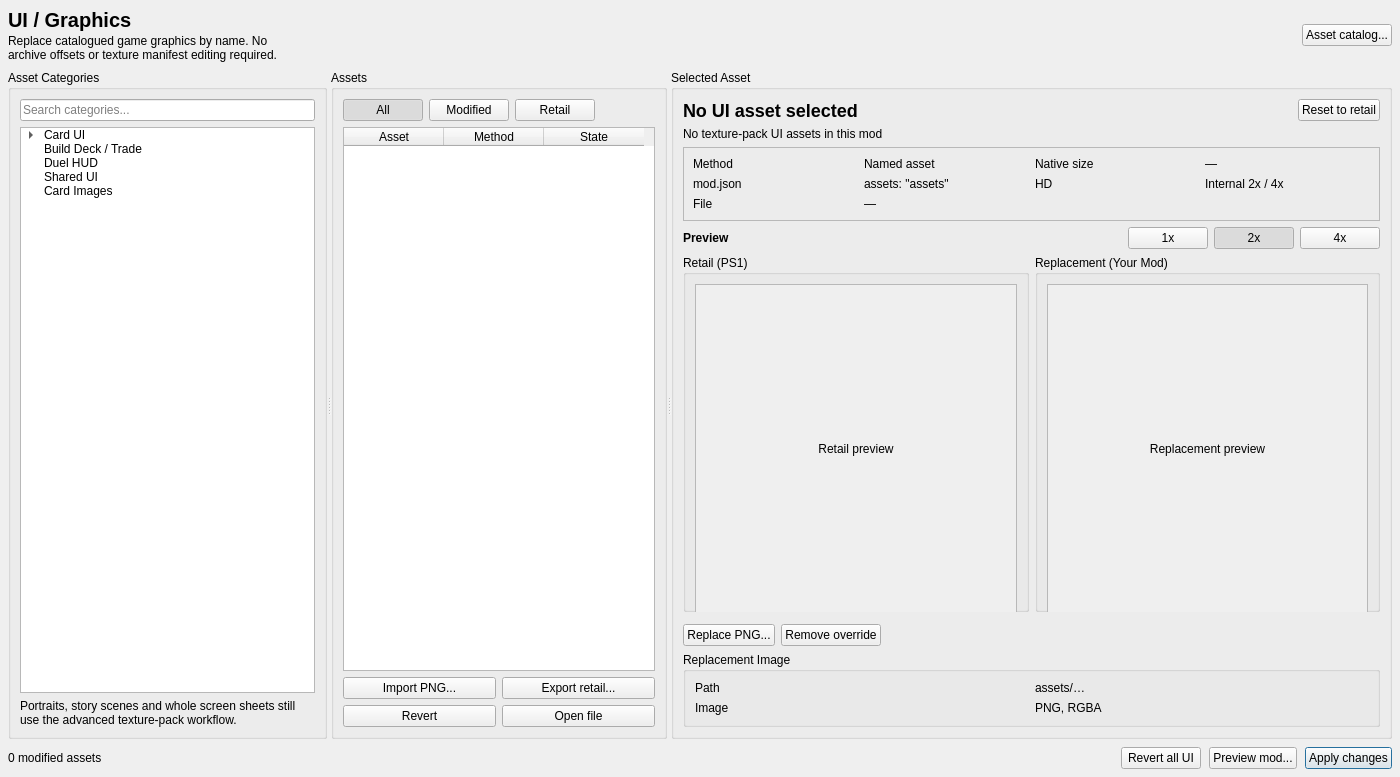
<?xml version="1.0" encoding="UTF-8"?>
<ui version="4.0">
 <class>AssetsPage</class>
 <widget class="QWidget" name="AssetsPage">
  <property name="geometry">
   <rect><x>0</x><y>0</y><width>1400</width><height>760</height></rect>
  </property>
  <property name="windowTitle"><string>UI / Graphics</string></property>
  <layout class="QVBoxLayout" name="assetsPageLayout">
   <property name="leftMargin"><number>8</number></property>
   <property name="topMargin"><number>8</number></property>
   <property name="rightMargin"><number>8</number></property>
   <property name="bottomMargin"><number>8</number></property>
   <property name="spacing"><number>8</number></property>

   <item>
    <layout class="QHBoxLayout" name="assetsHeaderLayout">
     <item>
      <layout class="QVBoxLayout" name="assetsHeaderTextLayout">
       <property name="spacing"><number>2</number></property>
       <item>
        <widget class="QLabel" name="assetsTitle">
         <property name="text"><string>UI / Graphics</string></property>
         <property name="styleSheet"><string notr="true">font-size: 20px; font-weight: 700;</string></property>
        </widget>
       </item>
       <item>
        <widget class="QLabel" name="assetsIntro">
         <property name="text"><string>Replace catalogued game graphics by name. No archive offsets or texture manifest editing required.</string></property>
         <property name="wordWrap"><bool>true</bool></property>
        </widget>
       </item>
      </layout>
     </item>
     <item>
      <spacer name="assetsHeaderSpacer">
       <property name="orientation"><enum>Qt::Orientation::Horizontal</enum></property>
       <property name="sizeHint" stdset="0"><size><width>40</width><height>20</height></size></property>
      </spacer>
     </item>
     <item>
      <widget class="QPushButton" name="uiModGuideButton">
       <property name="text"><string>Asset catalog...</string></property>
      </widget>
     </item>
    </layout>
   </item>

   <item>
    <widget class="QSplitter" name="assetsMainSplitter">
     <property name="orientation"><enum>Qt::Orientation::Horizontal</enum></property>
     <property name="childrenCollapsible"><bool>false</bool></property>

     <widget class="QWidget" name="assetCategoriesPane">
      <layout class="QVBoxLayout" name="assetCategoriesLayout">
       <property name="leftMargin"><number>0</number></property>
       <property name="topMargin"><number>0</number></property>
       <property name="rightMargin"><number>0</number></property>
       <property name="bottomMargin"><number>0</number></property>
       <item>
        <widget class="QGroupBox" name="assetCategoriesGroup">
         <property name="title"><string>Asset Categories</string></property>
         <layout class="QVBoxLayout" name="assetCategoriesGroupLayout">
          <item>
           <widget class="QLineEdit" name="assetCategorySearch">
            <property name="placeholderText"><string>Search categories...</string></property>
           </widget>
          </item>
          <item>
           <widget class="QTreeWidget" name="assetCategoryTree">
            <property name="headerHidden"><bool>true</bool></property>
            <column><property name="text"><string>Category</string></property></column>
            <item><property name="text"><string>Card UI</string></property>
             <item><property name="text"><string>Card Frames</string></property></item>
             <item><property name="text"><string>Attributes</string></property></item>
             <item><property name="text"><string>Guardian Stars</string></property></item>
             <item><property name="text"><string>Monster Types</string></property></item>
            </item>
            <item><property name="text"><string>Build Deck / Trade</string></property></item>
            <item><property name="text"><string>Duel HUD</string></property></item>
            <item><property name="text"><string>Shared UI</string></property></item>
            <item><property name="text"><string>Card Images</string></property></item>
           </widget>
          </item>
          <item>
           <widget class="QLabel" name="advancedAssetHint">
            <property name="text"><string>Portraits, story scenes and whole screen sheets still use the advanced texture-pack workflow.</string></property>
            <property name="wordWrap"><bool>true</bool></property>
           </widget>
          </item>
         </layout>
        </widget>
       </item>
      </layout>
     </widget>

     <widget class="QWidget" name="assetListPane">
      <layout class="QVBoxLayout" name="assetListLayout">
       <property name="leftMargin"><number>0</number></property>
       <property name="topMargin"><number>0</number></property>
       <property name="rightMargin"><number>0</number></property>
       <property name="bottomMargin"><number>0</number></property>
       <item>
        <widget class="QGroupBox" name="assetListGroup">
         <property name="title"><string>Assets</string></property>
         <layout class="QVBoxLayout" name="assetListGroupLayout">
          <item>
           <layout class="QHBoxLayout" name="assetFiltersLayout">
            <item><widget class="QPushButton" name="allAssetsFilterButton"><property name="text"><string>All</string></property><property name="checkable"><bool>true</bool></property><property name="checked"><bool>true</bool></property></widget></item>
            <item><widget class="QPushButton" name="modifiedAssetsFilterButton"><property name="text"><string>Modified</string></property><property name="checkable"><bool>true</bool></property></widget></item>
            <item><widget class="QPushButton" name="retailAssetsFilterButton"><property name="text"><string>Retail</string></property><property name="checkable"><bool>true</bool></property></widget></item>
            <item><spacer name="assetFilterSpacer"><property name="orientation"><enum>Qt::Orientation::Horizontal</enum></property><property name="sizeHint" stdset="0"><size><width>40</width><height>20</height></size></property></spacer></item>
           </layout>
          </item>
          <item>
           <widget class="QTableWidget" name="assetTable">
            <property name="selectionBehavior"><enum>QAbstractItemView::SelectionBehavior::SelectRows</enum></property>
            <property name="selectionMode"><enum>QAbstractItemView::SelectionMode::SingleSelection</enum></property>
            <property name="editTriggers"><set>QAbstractItemView::EditTrigger::NoEditTriggers</set></property>
            <property name="alternatingRowColors"><bool>true</bool></property>
            <column><property name="text"><string>Asset</string></property></column>
            <column><property name="text"><string>Method</string></property></column>
            <column><property name="text"><string>State</string></property></column>
           </widget>
          </item>
          <item>
           <layout class="QGridLayout" name="assetListButtonsLayout">
            <item row="0" column="0"><widget class="QPushButton" name="importAssetButton"><property name="text"><string>Import PNG...</string></property></widget></item>
            <item row="0" column="1"><widget class="QPushButton" name="exportAssetButton"><property name="text"><string>Export retail...</string></property></widget></item>
            <item row="1" column="0"><widget class="QPushButton" name="revertAssetButton"><property name="text"><string>Revert</string></property></widget></item>
            <item row="1" column="1"><widget class="QPushButton" name="openAssetFileButton"><property name="text"><string>Open file</string></property></widget></item>
           </layout>
          </item>
         </layout>
        </widget>
       </item>
      </layout>
     </widget>

     <widget class="QWidget" name="assetDetailsPane">
      <layout class="QVBoxLayout" name="assetDetailsLayout">
       <property name="leftMargin"><number>0</number></property>
       <property name="topMargin"><number>0</number></property>
       <property name="rightMargin"><number>0</number></property>
       <property name="bottomMargin"><number>0</number></property>
       <item>
        <widget class="QGroupBox" name="selectedAssetGroup">
         <property name="title"><string>Selected Asset</string></property>
         <layout class="QVBoxLayout" name="selectedAssetLayout">
          <item>
           <layout class="QHBoxLayout" name="selectedAssetTitleLayout">
            <item><widget class="QLabel" name="selectedAssetName"><property name="text"><string>No UI asset selected</string></property><property name="styleSheet"><string notr="true">font-size: 18px; font-weight: 700;</string></property></widget></item>
            <item><spacer name="selectedAssetTitleSpacer"><property name="orientation"><enum>Qt::Orientation::Horizontal</enum></property><property name="sizeHint" stdset="0"><size><width>40</width><height>20</height></size></property></spacer></item>
            <item><widget class="QPushButton" name="revertSelectedAssetButton"><property name="text"><string>Reset to retail</string></property></widget></item>
           </layout>
          </item>
          <item><widget class="QLabel" name="assetStatus"><property name="text"><string>No texture-pack UI assets in this mod</string></property></widget></item>

          <item>
           <widget class="QFrame" name="assetMetadataFrame">
            <property name="frameShape"><enum>QFrame::Shape::StyledPanel</enum></property>
            <layout class="QGridLayout" name="assetMetadataLayout">
             <item row="0" column="0"><widget class="QLabel" name="assetMethodLabel"><property name="text"><string>Method</string></property></widget></item>
             <item row="0" column="1"><widget class="QLabel" name="assetMethodValue"><property name="text"><string>Named asset</string></property></widget></item>
             <item row="1" column="0"><widget class="QLabel" name="assetKeyLabel"><property name="text"><string>mod.json</string></property></widget></item>
             <item row="1" column="1"><widget class="QLabel" name="assetKeyValue"><property name="text"><string>assets: &quot;assets&quot;</string></property></widget></item>
             <item row="2" column="0"><widget class="QLabel" name="assetFilenameLabel"><property name="text"><string>File</string></property></widget></item>
             <item row="2" column="1"><widget class="QLabel" name="assetFilenameValue"><property name="text"><string>—</string></property></widget></item>
             <item row="0" column="2"><widget class="QLabel" name="assetSizeLabel"><property name="text"><string>Native size</string></property></widget></item>
             <item row="0" column="3"><widget class="QLabel" name="assetSizeValue"><property name="text"><string>—</string></property></widget></item>
             <item row="1" column="2"><widget class="QLabel" name="assetScaleLabel"><property name="text"><string>HD</string></property></widget></item>
             <item row="1" column="3"><widget class="QLabel" name="assetScaleValue"><property name="text"><string>Internal 2x / 4x</string></property></widget></item>
            </layout>
           </widget>
          </item>

          <item>
           <layout class="QHBoxLayout" name="previewToolbarLayout">
            <item><widget class="QLabel" name="previewLabel"><property name="text"><string>Preview</string></property><property name="styleSheet"><string notr="true">font-weight: 700;</string></property></widget></item>
            <item><spacer name="previewToolbarSpacer"><property name="orientation"><enum>Qt::Orientation::Horizontal</enum></property><property name="sizeHint" stdset="0"><size><width>40</width><height>20</height></size></property></spacer></item>
            <item><widget class="QPushButton" name="preview1xButton"><property name="text"><string>1x</string></property><property name="checkable"><bool>true</bool></property></widget></item>
            <item><widget class="QPushButton" name="preview2xButton"><property name="text"><string>2x</string></property><property name="checkable"><bool>true</bool></property><property name="checked"><bool>true</bool></property></widget></item>
            <item><widget class="QPushButton" name="preview4xButton"><property name="text"><string>4x</string></property><property name="checkable"><bool>true</bool></property></widget></item>
           </layout>
          </item>

          <item>
           <layout class="QHBoxLayout" name="assetPreviewComparisonLayout" stretch="1,1">
            <item>
             <widget class="QGroupBox" name="retailPreviewGroup">
              <property name="title"><string>Retail (PS1)</string></property>
              <layout class="QVBoxLayout" name="retailPreviewLayout">
               <item>
                <widget class="QScrollArea" name="retailPreviewScrollArea">
                 <property name="minimumSize"><size><width>300</width><height>330</height></size></property>
                 <property name="widgetResizable"><bool>true</bool></property>
                 <property name="horizontalScrollBarPolicy"><enum>Qt::ScrollBarAlwaysOff</enum></property>
                 <property name="verticalScrollBarPolicy"><enum>Qt::ScrollBarAlwaysOff</enum></property>
                 <widget class="QWidget" name="retailPreviewScrollContents">
                  <property name="geometry"><rect><x>0</x><y>0</y><width>330</width><height>360</height></rect></property>
                  <layout class="QVBoxLayout" name="retailPreviewScrollLayout">
                   <item><widget class="QLabel" name="retailPreview"><property name="sizePolicy"><sizepolicy hsizetype="Expanding" vsizetype="Expanding"><horstretch>0</horstretch><verstretch>0</verstretch></sizepolicy></property><property name="minimumSize"><size><width>1</width><height>1</height></size></property><property name="alignment"><set>Qt::AlignmentFlag::AlignCenter</set></property><property name="text"><string>Retail preview</string></property><property name="scaledContents"><bool>false</bool></property></widget></item>
                  </layout>
                 </widget>
                </widget>
               </item>
              </layout>
             </widget>
            </item>
            <item>
             <widget class="QGroupBox" name="modPreviewGroup">
              <property name="title"><string>Replacement (Your Mod)</string></property>
              <layout class="QVBoxLayout" name="modPreviewLayout">
               <item>
                <widget class="QScrollArea" name="modPreviewScrollArea">
                 <property name="minimumSize"><size><width>300</width><height>330</height></size></property>
                 <property name="widgetResizable"><bool>true</bool></property>
                 <property name="horizontalScrollBarPolicy"><enum>Qt::ScrollBarAlwaysOff</enum></property>
                 <property name="verticalScrollBarPolicy"><enum>Qt::ScrollBarAlwaysOff</enum></property>
                 <widget class="QWidget" name="modPreviewScrollContents">
                  <property name="geometry"><rect><x>0</x><y>0</y><width>330</width><height>360</height></rect></property>
                  <layout class="QVBoxLayout" name="modPreviewScrollLayout">
                   <item><widget class="QLabel" name="modPreview"><property name="sizePolicy"><sizepolicy hsizetype="Expanding" vsizetype="Expanding"><horstretch>0</horstretch><verstretch>0</verstretch></sizepolicy></property><property name="minimumSize"><size><width>1</width><height>1</height></size></property><property name="alignment"><set>Qt::AlignmentFlag::AlignCenter</set></property><property name="text"><string>Replacement preview</string></property><property name="scaledContents"><bool>false</bool></property></widget></item>
                  </layout>
                 </widget>
                </widget>
               </item>
              </layout>
             </widget>
            </item>
           </layout>
          </item>

          <!-- Hidden compatibility label for the existing controller, which still calls findChild("gamePreview"). -->
          <item>
           <widget class="QLabel" name="gamePreview">
            <property name="visible"><bool>false</bool></property>
            <property name="maximumSize"><size><width>0</width><height>0</height></size></property>
            <property name="text"><string/></property>
           </widget>
          </item>

          <item>
           <layout class="QHBoxLayout" name="assetActionsLayout">
            <item><widget class="QPushButton" name="replaceSelectedAssetButton"><property name="text"><string>Replace PNG...</string></property></widget></item>
            <item><widget class="QPushButton" name="removeReplacementButton"><property name="text"><string>Remove override</string></property></widget></item>
            <item><spacer name="assetActionsSpacer"><property name="orientation"><enum>Qt::Orientation::Horizontal</enum></property><property name="sizeHint" stdset="0"><size><width>40</width><height>20</height></size></property></spacer></item>
           </layout>
          </item>

          <item>
           <widget class="QGroupBox" name="replacementInfoGroup">
            <property name="title"><string>Replacement Image</string></property>
            <layout class="QGridLayout" name="replacementInfoLayout">
             <item row="0" column="0"><widget class="QLabel" name="replacementPathLabel"><property name="text"><string>Path</string></property></widget></item>
             <item row="0" column="1"><widget class="QLabel" name="replacementPathValue"><property name="text"><string>assets/…</string></property><property name="textInteractionFlags"><set>Qt::TextInteractionFlag::TextSelectableByMouse</set></property></widget></item>
             <item row="1" column="0"><widget class="QLabel" name="replacementImageInfoLabel"><property name="text"><string>Image</string></property></widget></item>
             <item row="1" column="1"><widget class="QLabel" name="replacementImageInfoValue"><property name="text"><string>PNG, RGBA</string></property></widget></item>
            </layout>
           </widget>
          </item>
         </layout>
        </widget>
       </item>
      </layout>
     </widget>
    </widget>
   </item>

   <item>
    <layout class="QHBoxLayout" name="assetsFooterLayout">
     <item><widget class="QLabel" name="assetFooterStatus"><property name="text"><string>0 modified assets</string></property></widget></item>
     <item><spacer name="assetFooterSpacer"><property name="orientation"><enum>Qt::Orientation::Horizontal</enum></property><property name="sizeHint" stdset="0"><size><width>40</width><height>20</height></size></property></spacer></item>
     <item><widget class="QPushButton" name="revertAllUiButton"><property name="text"><string>Revert all UI</string></property></widget></item>
     <item><widget class="QPushButton" name="previewAssetsModButton"><property name="text"><string>Preview mod...</string></property></widget></item>
     <item><widget class="QPushButton" name="applyAssetsButton"><property name="text"><string>Apply changes</string></property><property name="default"><bool>true</bool></property></widget></item>
    </layout>
   </item>
  </layout>
 </widget>
 <resources/>
 <connections/>
</ui>
